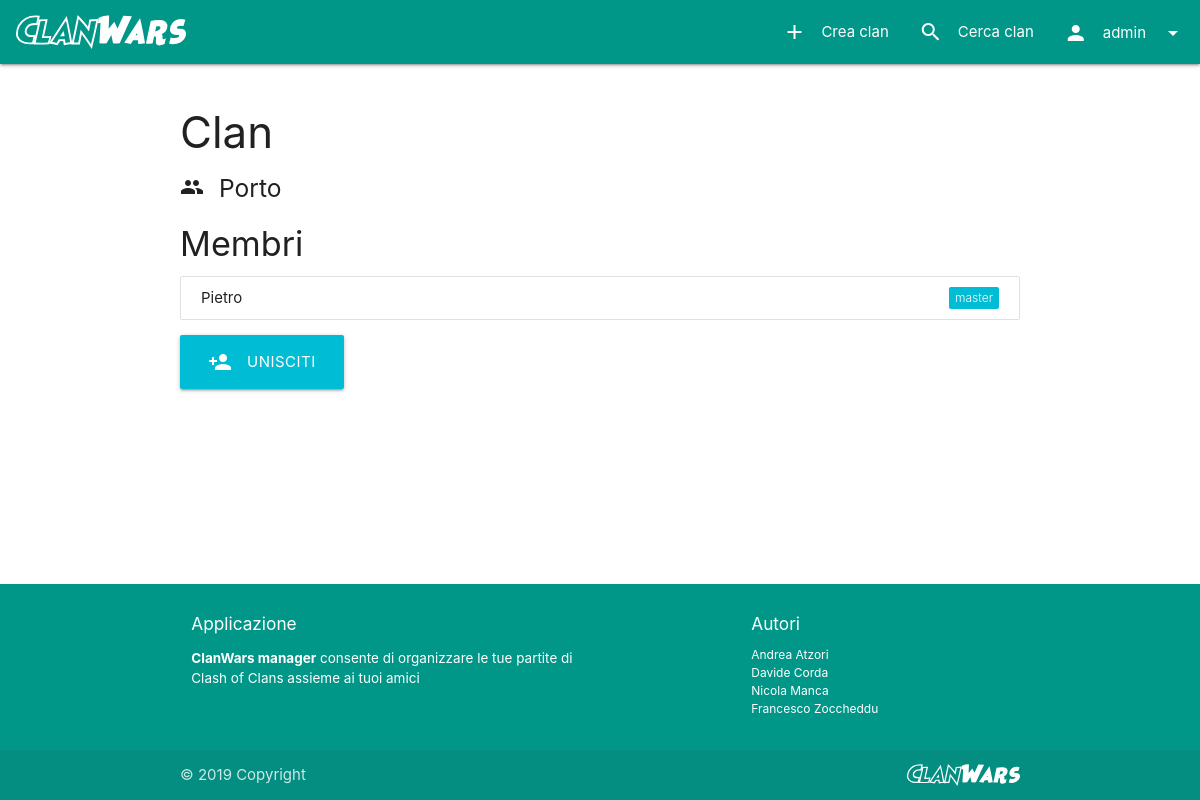
Page /clans/4 (signed in) on the committed database.
### manager/models.py (models this page shows, shortened)
class User(AbstractUser):
    clan = models.ForeignKey("Clan", on_delete=models.SET_NULL, null=True, blank=True, related_name="members")

class Clan(models.Model):
    name = models.CharField(max_length=30, verbose_name="Nome")
    clanMaster = models.OneToOneField(User, on_delete=models.CASCADE, related_name="+", null=False, blank=False)
    maxMembers = models.PositiveSmallIntegerField(default=20, validators=[MinValueValidator(1), MaxValueValidator(50)], verbose_name="Numero massimo di membri")

### manager/views/clans.py (the view)
# urls.py: path(r'<int:pk>', ClanDetailsDispatcherView.as_view(), name='clans_details'),
class ClanDetailsDispatcherView(View):
    def dispatch(self, request, **kwargs):
        clan = get_object_or_404(Clan, pk=self.kwargs.get("pk"))
        if request.user.is_authenticated and clan.clanMaster == request.user:
            view = ClanUpdateView.as_view()
        else:
            view = ClanDetailsView.as_view()
        return view(request, **kwargs)

### manager/templatetags/postlinks.py (called while the page is built)
@register.inclusion_tag("commons/tags/hiddenform.html")
def hiddenform():
    return {"id": _form_id, "action": "."}

@register.inclusion_tag("commons/tags/submit.js")
def submit(action):
    return {"id": _form_id, "action": action}

@register.inclusion_tag("commons/tags/onClick.html")
def submitOnClick(action):
    return {"action": render_to_string("commons/tags/submit.js", submit(action))}

### manager/templatetags/toasts.py (called while the page is built)
@register.simple_tag()
def toast_if(condition, message, icon=None):
    return mark_safe(render_to_string("commons/tags/toast.html", toast(message, icon)) if condition else "")

### manager/templates/clans/details.html (shortened to what this page needs)
{% extends 'base.html' %}
{% block content %}
{% load postlinks %}
{% if clan == user.clan %}
<h3>Il mio clan</h3>
{% else %}
<h3>Clan</h3>
{% endif %}
<h5>
    <i class="material-icons left">people</i>
    {{clan.name}}
</h5>
<h4>Membri</h4>
<ul class="collection">
    {% for member in clan.members.all %}
    <li class="collection-item">
        {{member.username}}
        {% if clan.clanMaster == member%}
        <span class="new badge" data-badge-caption="master"></span>
        {% endif %}
    </li>
    {% endfor %}
</ul>
{% if user.is_authenticated and user.clan is None and clan.members.count < clan.maxMembers %}
{% url 'clans_join' clan.id as joinUrl %}
<a class="waves-effect waves-light btn-large" {% submitOnClick joinUrl %}>
    <i class="material-icons left">person_add</i>
    Unisciti
</a>
{% endif %}
{% load toasts %}
{% endblock %}

### manager/templates/commons/navbar.html (shortened to what this page needs)
{% load static %}
{% load postlinks %}
{% url 'clans_create' as createClanUrl %}
<nav>
    <div class="nav-wrapper">
        <a href="{% url 'home' %}" class="brand-logo">
            <img class="logo-img" src="{% static "images/logotype.svg" %}">
        </a>
        <ul class="right hide-on-med-and-down">
            {% if request.user.is_authenticated %}
            <li class="waves-effect">
                {% if request.user.clan is not None %}
                <a href="{{user.clan.get_absolute_url}}">
                    <i class="material-icons left">people</i>
                    Il mio clan
                </a>
                {% else %}
                <a {% submitOnClick createClanUrl %}>
                    <i class="material-icons left">add</i>
                    Crea clan
                </a>
                {% endif %}
            </li>
            {% endif %}
            <li class="waves-effect">
                <a href="{% url 'clans_list' %}">
                    <i class="material-icons left">search</i>
                    Cerca clan
                </a>
            </li>
            {% if request.user.is_authenticated %}
            <li>
                <a class="dropdown-trigger waves-effect no-autoinit" href="#!" data-target="logout-dropdown">
                    <i class="material-icons left">person</i>
                    {{user.username}}
                    <i class="material-icons right">arrow_drop_down</i>
                </a>
            </li>
            {% endif %}
        </ul>
    </div>
</nav>

### manager/static/css/style.css (style rules this page uses)
.logo-img { max-height: 64px !important; padding: 15px 0 !important; margin-left: 0.5em; margin-right: 0.5em; }
body { display: flex; min-height: 100vh; flex-direction: column; }

### rows in the picture
User: username "admin"
Clan: name "Porto"
User: username "Pietro"
